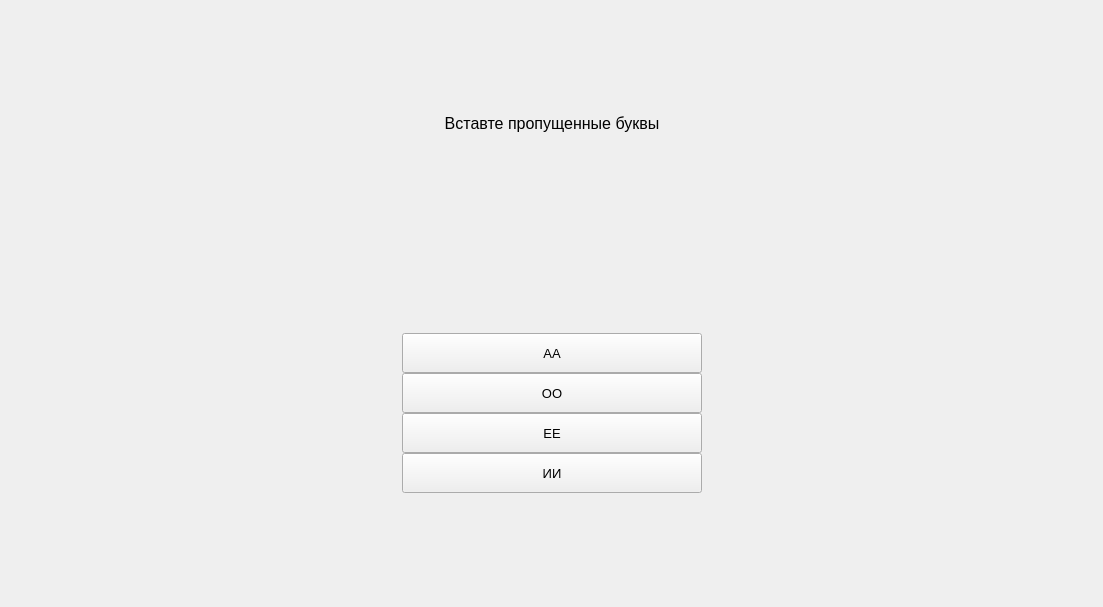
      <widget class="QWidget" name="page_29">
       <layout class="QGridLayout" name="gridLayout_57">
        <item row="0" column="0">
         <widget class="QWidget" name="widget_29" native="true">
          <layout class="QGridLayout" name="gridLayout_58">
           <property name="leftMargin">
            <number>0</number>
           </property>
           <property name="topMargin">
            <number>0</number>
           </property>
           <property name="rightMargin">
            <number>0</number>
           </property>
           <property name="bottomMargin">
            <number>0</number>
           </property>
           <property name="spacing">
            <number>0</number>
           </property>
           <item row="0" column="1">
            <spacer name="verticalSpacer_66">
             <property name="orientation">
              <enum>Qt::Vertical</enum>
             </property>
             <property name="sizeHint" stdset="0">
              <size>
               <width>20</width>
               <height>103</height>
              </size>
             </property>
            </spacer>
           </item>
           <item row="1" column="1">
            <widget class="QLabel" name="label_52">
             <property name="font">
              <font>
               <pointsize>12</pointsize>
              </font>
             </property>
             <property name="text">
              <string>Вставте пропущенные буквы</string>
             </property>
             <property name="alignment">
              <set>Qt::AlignCenter</set>
             </property>
            </widget>
           </item>
           <item row="2" column="1">
            <widget class="QLabel" name="label_51">
             <property name="minimumSize">
              <size>
               <width>300</width>
               <height>200</height>
              </size>
             </property>
             <property name="styleSheet">
              <string notr="true">image: url(:/newPrefix20/Fbt9ECtaQDxl43XBjLoMIk9bc8q9t7uR.png)</string>
             </property>
             <property name="text">
              <string/>
             </property>
            </widget>
           </item>
           <item row="3" column="1">
            <widget class="QPushButton" name="pushButton_108">
             <property name="minimumSize">
              <size>
               <width>0</width>
               <height>40</height>
              </size>
             </property>
             <property name="font">
              <font>
               <pointsize>10</pointsize>
              </font>
             </property>
             <property name="text">
              <string>АА</string>
             </property>
            </widget>
           </item>
           <item row="4" column="0">
            <spacer name="horizontalSpacer_57">
             <property name="orientation">
              <enum>Qt::Horizontal</enum>
             </property>
             <property name="sizeHint" stdset="0">
              <size>
               <width>391</width>
               <height>20</height>
              </size>
             </property>
            </spacer>
           </item>
           <item row="4" column="1">
            <widget class="QPushButton" name="pushButton_109">
             <property name="minimumSize">
              <size>
               <width>0</width>
               <height>40</height>
              </size>
             </property>
             <property name="font">
              <font>
               <pointsize>10</pointsize>
              </font>
             </property>
             <property name="text">
              <string>ОО</string>
             </property>
            </widget>
           </item>
           <item row="4" column="2" rowspan="2">
            <spacer name="horizontalSpacer_58">
             <property name="orientation">
              <enum>Qt::Horizontal</enum>
             </property>
             <property name="sizeHint" stdset="0">
              <size>
               <width>390</width>
               <height>20</height>
              </size>
             </property>
            </spacer>
           </item>
           <item row="5" column="1">
            <widget class="QPushButton" name="pushButton_110">
             <property name="minimumSize">
              <size>
               <width>0</width>
               <height>40</height>
              </size>
             </property>
             <property name="font">
              <font>
               <pointsize>10</pointsize>
              </font>
             </property>
             <property name="text">
              <string>ЕЕ</string>
             </property>
            </widget>
           </item>
           <item row="6" column="1">
            <widget class="QPushButton" name="pushButton_111">
             <property name="minimumSize">
              <size>
               <width>0</width>
               <height>40</height>
              </size>
             </property>
             <property name="font">
              <font>
               <pointsize>10</pointsize>
              </font>
             </property>
             <property name="text">
              <string>ИИ</string>
             </property>
            </widget>
           </item>
           <item row="7" column="1">
            <spacer name="verticalSpacer_67">
             <property name="orientation">
              <enum>Qt::Vertical</enum>
             </property>
             <property name="sizeHint" stdset="0">
              <size>
               <width>20</width>
               <height>103</height>
              </size>
             </property>
            </spacer>
           </item>
          </layout>
         </widget>
        </item>
       </layout>
      </widget>
